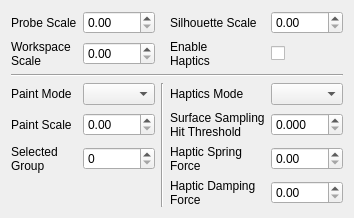
<?xml version="1.0" encoding="UTF-8"?>
<ui version="4.0">
 <class>SettingProbeWidget</class>
 <widget class="QWidget" name="SettingProbeWidget">
  <property name="geometry">
   <rect>
    <x>0</x>
    <y>0</y>
    <width>322</width>
    <height>201</height>
   </rect>
  </property>
  <property name="windowTitle">
   <string>ProbeSettingWidget</string>
  </property>
  <layout class="QGridLayout" name="gridLayout">
   <item row="1" column="1">
    <widget class="QDoubleSpinBox" name="doubleSpinBox_workspaceScale"/>
   </item>
   <item row="4" column="3">
    <widget class="QLabel" name="label_8">
     <property name="text">
      <string>Surface Sampling
Hit Threshold</string>
     </property>
    </widget>
   </item>
   <item row="1" column="3">
    <widget class="QLabel" name="label_7">
     <property name="text">
      <string>Enable
Haptics</string>
     </property>
    </widget>
   </item>
   <item row="3" column="3">
    <widget class="QLabel" name="label_2">
     <property name="text">
      <string>Haptics Mode</string>
     </property>
    </widget>
   </item>
   <item row="6" column="3">
    <widget class="QLabel" name="label_11">
     <property name="text">
      <string>Haptic Damping
Force</string>
     </property>
    </widget>
   </item>
   <item row="1" column="4">
    <widget class="QCheckBox" name="checkBox_enableHaptics">
     <property name="text">
      <string/>
     </property>
    </widget>
   </item>
   <item row="1" column="0">
    <widget class="QLabel" name="label_6">
     <property name="text">
      <string>Workspace
Scale</string>
     </property>
    </widget>
   </item>
   <item row="0" column="3">
    <widget class="QLabel" name="label_4">
     <property name="text">
      <string>Silhouette Scale</string>
     </property>
    </widget>
   </item>
   <item row="3" column="0">
    <widget class="QLabel" name="label">
     <property name="text">
      <string>Paint Mode</string>
     </property>
    </widget>
   </item>
   <item row="5" column="4">
    <widget class="QDoubleSpinBox" name="doubleSpinBox_hapticSpringForce">
     <property name="decimals">
      <number>2</number>
     </property>
     <property name="maximum">
      <double>4000.000000000000000</double>
     </property>
    </widget>
   </item>
   <item row="0" column="4">
    <widget class="QDoubleSpinBox" name="doubleSpinBox_silhouetteScale"/>
   </item>
   <item row="0" column="0">
    <widget class="QLabel" name="label_3">
     <property name="text">
      <string>Probe Scale</string>
     </property>
    </widget>
   </item>
   <item row="4" column="1">
    <widget class="QDoubleSpinBox" name="doubleSpinBox_paintScale"/>
   </item>
   <item row="0" column="1">
    <widget class="QDoubleSpinBox" name="doubleSpinBox_probeScale"/>
   </item>
   <item row="3" column="4">
    <widget class="QComboBox" name="comboBox_hapticMode"/>
   </item>
   <item row="4" column="0">
    <widget class="QLabel" name="label_5">
     <property name="text">
      <string>Paint Scale</string>
     </property>
    </widget>
   </item>
   <item row="6" column="4">
    <widget class="QDoubleSpinBox" name="doubleSpinBox_hapticDampingForce">
     <property name="decimals">
      <number>2</number>
     </property>
     <property name="maximum">
      <double>4000.000000000000000</double>
     </property>
    </widget>
   </item>
   <item row="2" column="0" colspan="5">
    <widget class="Line" name="line">
     <property name="orientation">
      <enum>Qt::Horizontal</enum>
     </property>
    </widget>
   </item>
   <item row="3" column="1">
    <widget class="QComboBox" name="comboBox_paintMode"/>
   </item>
   <item row="5" column="3">
    <widget class="QLabel" name="label_9">
     <property name="text">
      <string>Haptic Spring
Force</string>
     </property>
    </widget>
   </item>
   <item row="4" column="4">
    <widget class="QDoubleSpinBox" name="doubleSpinBox_hapticSurfaceSamplingHitThreshold">
     <property name="decimals">
      <number>3</number>
     </property>
     <property name="maximum">
      <double>1.000000000000000</double>
     </property>
     <property name="singleStep">
      <double>0.001000000000000</double>
     </property>
    </widget>
   </item>
   <item row="3" column="2" rowspan="4">
    <widget class="Line" name="line_2">
     <property name="orientation">
      <enum>Qt::Vertical</enum>
     </property>
    </widget>
   </item>
   <item row="5" column="0">
    <widget class="QLabel" name="label_12">
     <property name="text">
      <string>Selected
Group</string>
     </property>
    </widget>
   </item>
   <item row="5" column="1">
    <widget class="QSpinBox" name="spinBox_selectedGroup">
     <property name="maximum">
      <number>9</number>
     </property>
    </widget>
   </item>
  </layout>
 </widget>
 <layoutdefault spacing="6" margin="11"/>
 <resources/>
 <connections/>
</ui>
